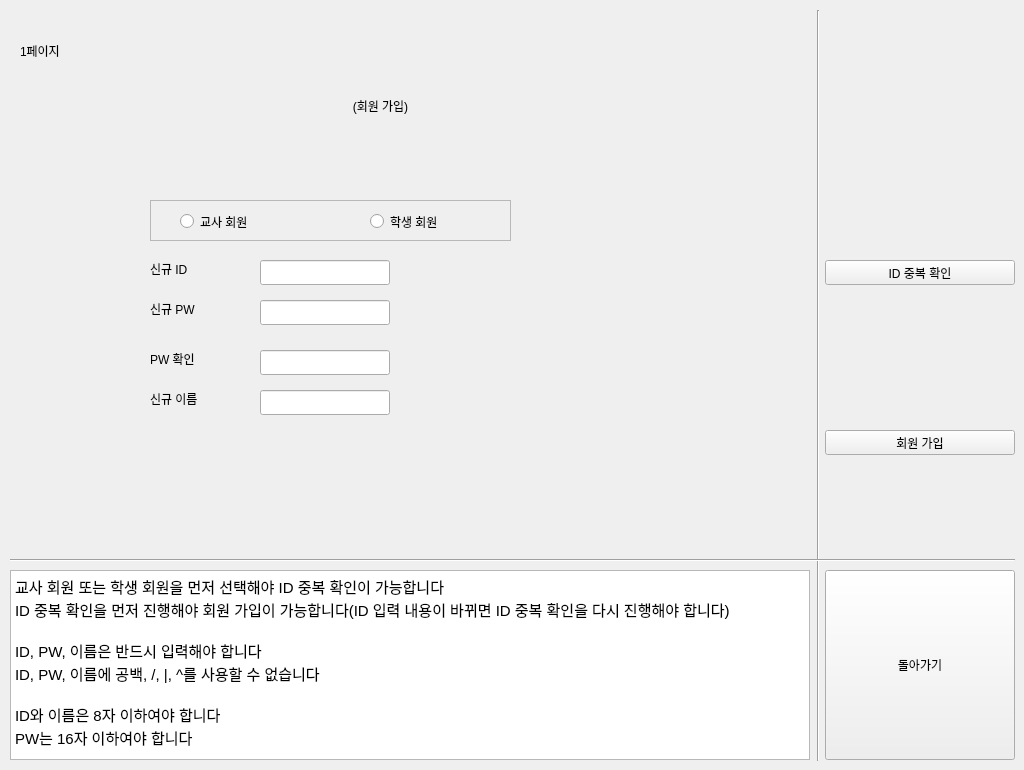
    <widget class="QWidget" name="page_2">
     <widget class="QLabel" name="label_2">
      <property name="geometry">
       <rect>
        <x>20</x>
        <y>10</y>
        <width>61</width>
        <height>81</height>
       </rect>
      </property>
      <property name="text">
       <string>1페이지</string>
      </property>
     </widget>
     <widget class="QLabel" name="label_10">
      <property name="geometry">
       <rect>
        <x>20</x>
        <y>60</y>
        <width>721</width>
        <height>91</height>
       </rect>
      </property>
      <property name="text">
       <string>(회원 가입)</string>
      </property>
      <property name="alignment">
       <set>Qt::AlignCenter</set>
      </property>
     </widget>
     <widget class="QLineEdit" name="line_join_id">
      <property name="geometry">
       <rect>
        <x>260</x>
        <y>260</y>
        <width>130</width>
        <height>25</height>
       </rect>
      </property>
      <property name="maxLength">
       <number>8</number>
      </property>
      <property name="echoMode">
       <enum>QLineEdit::Normal</enum>
      </property>
     </widget>
     <widget class="QLineEdit" name="line_join_pw">
      <property name="geometry">
       <rect>
        <x>260</x>
        <y>300</y>
        <width>130</width>
        <height>25</height>
       </rect>
      </property>
      <property name="maxLength">
       <number>16</number>
      </property>
      <property name="echoMode">
       <enum>QLineEdit::Password</enum>
      </property>
     </widget>
     <widget class="QLineEdit" name="line_join_name">
      <property name="geometry">
       <rect>
        <x>260</x>
        <y>390</y>
        <width>130</width>
        <height>25</height>
       </rect>
      </property>
      <property name="maxLength">
       <number>8</number>
      </property>
     </widget>
     <widget class="QLabel" name="label_11">
      <property name="geometry">
       <rect>
        <x>150</x>
        <y>260</y>
        <width>67</width>
        <height>17</height>
       </rect>
      </property>
      <property name="text">
       <string>신규 ID</string>
      </property>
     </widget>
     <widget class="QLabel" name="label_12">
      <property name="geometry">
       <rect>
        <x>150</x>
        <y>300</y>
        <width>67</width>
        <height>17</height>
       </rect>
      </property>
      <property name="text">
       <string>신규 PW</string>
      </property>
     </widget>
     <widget class="QLabel" name="label_13">
      <property name="geometry">
       <rect>
        <x>150</x>
        <y>350</y>
        <width>67</width>
        <height>17</height>
       </rect>
      </property>
      <property name="text">
       <string>PW 확인</string>
      </property>
     </widget>
     <widget class="QLabel" name="label_14">
      <property name="geometry">
       <rect>
        <x>150</x>
        <y>390</y>
        <width>67</width>
        <height>17</height>
       </rect>
      </property>
      <property name="text">
       <string>신규 이름</string>
      </property>
     </widget>
     <widget class="QLineEdit" name="line_join_pw_check">
      <property name="geometry">
       <rect>
        <x>260</x>
        <y>350</y>
        <width>130</width>
        <height>25</height>
       </rect>
      </property>
      <property name="maxLength">
       <number>16</number>
      </property>
      <property name="echoMode">
       <enum>QLineEdit::Password</enum>
      </property>
     </widget>
     <widget class="QPushButton" name="btn_join_id_check">
      <property name="geometry">
       <rect>
        <x>825</x>
        <y>260</y>
        <width>190</width>
        <height>25</height>
       </rect>
      </property>
      <property name="text">
       <string>ID 중복 확인</string>
      </property>
     </widget>
     <widget class="QPushButton" name="btn_join_confirm">
      <property name="geometry">
       <rect>
        <x>825</x>
        <y>430</y>
        <width>190</width>
        <height>25</height>
       </rect>
      </property>
      <property name="text">
       <string>회원 가입</string>
      </property>
     </widget>
     <widget class="QPushButton" name="btn_join_backmain">
      <property name="geometry">
       <rect>
        <x>825</x>
        <y>570</y>
        <width>190</width>
        <height>190</height>
       </rect>
      </property>
      <property name="text">
       <string>돌아가기</string>
      </property>
     </widget>
     <widget class="QTextBrowser" name="textBrowser_5">
      <property name="geometry">
       <rect>
        <x>10</x>
        <y>570</y>
        <width>800</width>
        <height>190</height>
       </rect>
      </property>
      <property name="html">
       <string>&lt;!DOCTYPE HTML PUBLIC &quot;-//W3C//DTD HTML 4.0//EN&quot; &quot;http://www.w3.org/TR/REC-html40/strict.dtd&quot;&gt;
&lt;html&gt;&lt;head&gt;&lt;meta name=&quot;qrichtext&quot; content=&quot;1&quot; /&gt;&lt;style type=&quot;text/css&quot;&gt;
p, li { white-space: pre-wrap; }
&lt;/style&gt;&lt;/head&gt;&lt;body style=&quot; font-family:'Gulim'; font-size:9pt; font-weight:400; font-style:normal;&quot;&gt;
&lt;p style=&quot; margin-top:0px; margin-bottom:0px; margin-left:0px; margin-right:0px; -qt-block-indent:0; text-indent:0px;&quot;&gt;&lt;span style=&quot; font-family:'Ubuntu'; font-size:11pt;&quot;&gt;교사 회원 또는 학생 회원을 먼저 선택해야 ID 중복 확인이 가능합니다&lt;/span&gt;&lt;/p&gt;
&lt;p style=&quot; margin-top:0px; margin-bottom:0px; margin-left:0px; margin-right:0px; -qt-block-indent:0; text-indent:0px;&quot;&gt;&lt;span style=&quot; font-family:'Ubuntu'; font-size:11pt;&quot;&gt;ID 중복 확인을 먼저 진행해야 회원 가입이 가능합니다(ID 입력 내용이 바뀌면 ID 중복 확인을 다시 진행해야 합니다)&lt;/span&gt;&lt;/p&gt;
&lt;p style=&quot;-qt-paragraph-type:empty; margin-top:0px; margin-bottom:0px; margin-left:0px; margin-right:0px; -qt-block-indent:0; text-indent:0px; font-family:'Ubuntu'; font-size:11pt;&quot;&gt;&lt;br /&gt;&lt;/p&gt;
&lt;p style=&quot; margin-top:0px; margin-bottom:0px; margin-left:0px; margin-right:0px; -qt-block-indent:0; text-indent:0px;&quot;&gt;&lt;span style=&quot; font-family:'Ubuntu'; font-size:11pt;&quot;&gt;ID, PW, 이름은 반드시 입력해야 합니다&lt;/span&gt;&lt;/p&gt;
&lt;p style=&quot; margin-top:0px; margin-bottom:0px; margin-left:0px; margin-right:0px; -qt-block-indent:0; text-indent:0px;&quot;&gt;&lt;span style=&quot; font-family:'Ubuntu'; font-size:11pt;&quot;&gt;ID, PW, 이름에 공백, /, |, ^를 사용할 수 없습니다&lt;/span&gt;&lt;/p&gt;
&lt;p style=&quot;-qt-paragraph-type:empty; margin-top:0px; margin-bottom:0px; margin-left:0px; margin-right:0px; -qt-block-indent:0; text-indent:0px; font-family:'Ubuntu'; font-size:11pt;&quot;&gt;&lt;br /&gt;&lt;/p&gt;
&lt;p style=&quot; margin-top:0px; margin-bottom:0px; margin-left:0px; margin-right:0px; -qt-block-indent:0; text-indent:0px;&quot;&gt;&lt;span style=&quot; font-family:'Ubuntu'; font-size:11pt;&quot;&gt;ID와 이름은 8자 이하여야 합니다&lt;/span&gt;&lt;/p&gt;
&lt;p style=&quot; margin-top:0px; margin-bottom:0px; margin-left:0px; margin-right:0px; -qt-block-indent:0; text-indent:0px;&quot;&gt;&lt;span style=&quot; font-family:'Ubuntu'; font-size:11pt;&quot;&gt;PW는 16자 이하여야 합니다&lt;/span&gt;&lt;/p&gt;&lt;/body&gt;&lt;/html&gt;</string>
      </property>
     </widget>
     <widget class="QFrame" name="frame">
      <property name="geometry">
       <rect>
        <x>150</x>
        <y>200</y>
        <width>361</width>
        <height>41</height>
       </rect>
      </property>
      <property name="frameShape">
       <enum>QFrame::StyledPanel</enum>
      </property>
      <property name="frameShadow">
       <enum>QFrame::Raised</enum>
      </property>
      <widget class="QRadioButton" name="radio_join_s">
       <property name="geometry">
        <rect>
         <x>220</x>
         <y>10</y>
         <width>112</width>
         <height>23</height>
        </rect>
       </property>
       <property name="text">
        <string>학생 회원</string>
       </property>
      </widget>
      <widget class="QRadioButton" name="radio_join_t">
       <property name="geometry">
        <rect>
         <x>30</x>
         <y>10</y>
         <width>112</width>
         <height>23</height>
        </rect>
       </property>
       <property name="text">
        <string>교사 회원</string>
       </property>
      </widget>
     </widget>
     <widget class="Line" name="line">
      <property name="geometry">
       <rect>
        <x>808</x>
        <y>10</y>
        <width>20</width>
        <height>751</height>
       </rect>
      </property>
      <property name="orientation">
       <enum>Qt::Vertical</enum>
      </property>
     </widget>
     <widget class="Line" name="line_2">
      <property name="geometry">
       <rect>
        <x>10</x>
        <y>550</y>
        <width>1005</width>
        <height>20</height>
       </rect>
      </property>
      <property name="orientation">
       <enum>Qt::Horizontal</enum>
      </property>
     </widget>
    </widget>
